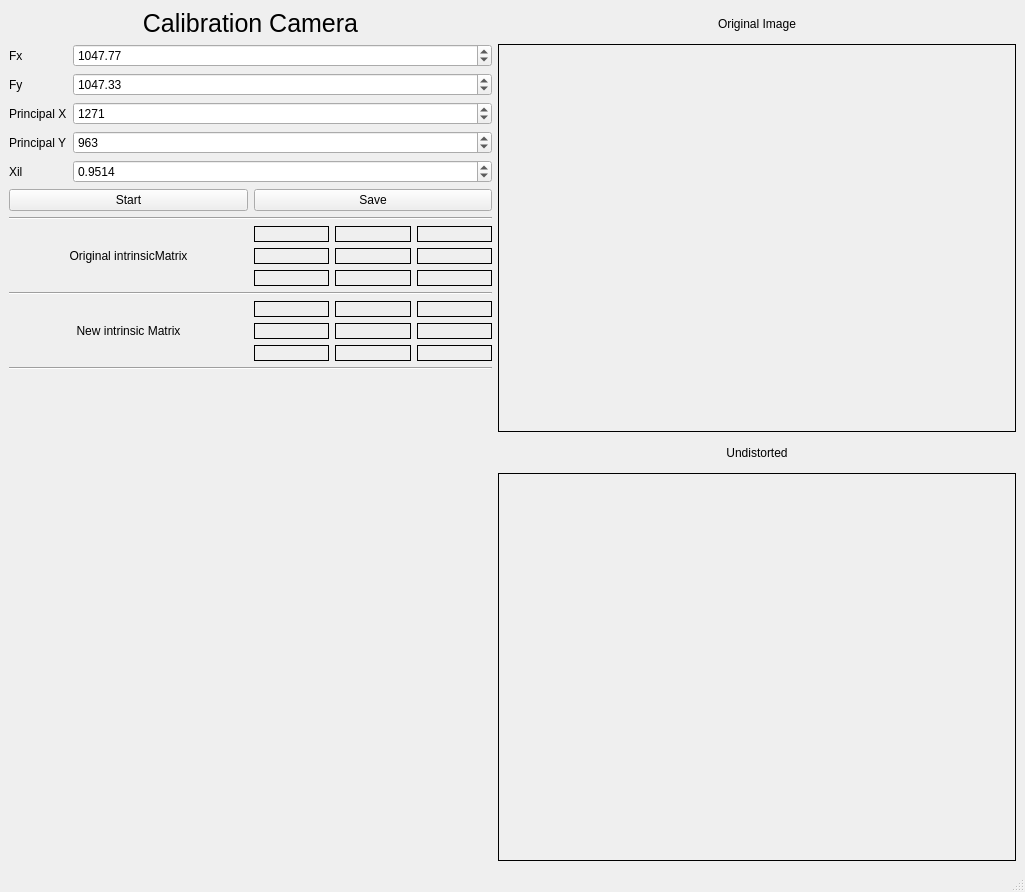
<?xml version="1.0" encoding="UTF-8"?>
<ui version="4.0">
 <class>MainWindow</class>
 <widget class="QMainWindow" name="MainWindow">
  <property name="geometry">
   <rect>
    <x>0</x>
    <y>0</y>
    <width>1025</width>
    <height>892</height>
   </rect>
  </property>
  <property name="maximumSize">
   <size>
    <width>1025</width>
    <height>16777215</height>
   </size>
  </property>
  <property name="windowTitle">
   <string>MainWindow</string>
  </property>
  <widget class="QWidget" name="centralwidget">
   <layout class="QHBoxLayout" name="horizontalLayout_2">
    <item>
     <layout class="QVBoxLayout" name="verticalLayout_2">
      <item>
       <widget class="QLabel" name="label_7">
        <property name="font">
         <font>
          <pointsize>19</pointsize>
         </font>
        </property>
        <property name="text">
         <string>Calibration Camera</string>
        </property>
        <property name="alignment">
         <set>Qt::AlignCenter</set>
        </property>
       </widget>
      </item>
      <item>
       <layout class="QFormLayout" name="formLayout_2">
        <item row="0" column="0">
         <widget class="QLabel" name="label_3">
          <property name="text">
           <string>Fx</string>
          </property>
         </widget>
        </item>
        <item row="1" column="0">
         <widget class="QLabel" name="label_4">
          <property name="text">
           <string>Fy</string>
          </property>
         </widget>
        </item>
        <item row="2" column="0">
         <widget class="QLabel" name="label_5">
          <property name="text">
           <string>Principal X</string>
          </property>
         </widget>
        </item>
        <item row="3" column="0">
         <widget class="QLabel" name="label_6">
          <property name="text">
           <string>Principal Y</string>
          </property>
         </widget>
        </item>
        <item row="3" column="1">
         <widget class="QSpinBox" name="spinBox_py">
          <property name="maximum">
           <number>200000</number>
          </property>
          <property name="value">
           <number>963</number>
          </property>
         </widget>
        </item>
        <item row="0" column="1">
         <widget class="QDoubleSpinBox" name="doubleSpinBox_fx">
          <property name="minimum">
           <double>-10000.000000000000000</double>
          </property>
          <property name="maximum">
           <double>10000.000000000000000</double>
          </property>
          <property name="value">
           <double>1047.769999999999982</double>
          </property>
         </widget>
        </item>
        <item row="1" column="1">
         <widget class="QDoubleSpinBox" name="doubleSpinBox_fy">
          <property name="minimum">
           <double>-10000.000000000000000</double>
          </property>
          <property name="maximum">
           <double>10000.000000000000000</double>
          </property>
          <property name="value">
           <double>1047.329999999999927</double>
          </property>
         </widget>
        </item>
        <item row="2" column="1">
         <widget class="QSpinBox" name="spinBox_px">
          <property name="minimum">
           <number>0</number>
          </property>
          <property name="maximum">
           <number>100000</number>
          </property>
          <property name="value">
           <number>1271</number>
          </property>
         </widget>
        </item>
        <item row="4" column="1">
         <widget class="QDoubleSpinBox" name="doubleSpinBox_xil">
          <property name="decimals">
           <number>4</number>
          </property>
          <property name="minimum">
           <double>-99.989999999999995</double>
          </property>
          <property name="value">
           <double>0.951400000000000</double>
          </property>
         </widget>
        </item>
        <item row="4" column="0">
         <widget class="QLabel" name="label_13">
          <property name="text">
           <string>Xil</string>
          </property>
         </widget>
        </item>
       </layout>
      </item>
      <item>
       <layout class="QHBoxLayout" name="horizontalLayout">
        <item>
         <widget class="QPushButton" name="btn_start">
          <property name="text">
           <string>Start</string>
          </property>
         </widget>
        </item>
        <item>
         <widget class="QPushButton" name="btn_save">
          <property name="text">
           <string>Save</string>
          </property>
         </widget>
        </item>
       </layout>
      </item>
      <item>
       <layout class="QGridLayout" name="gridLayout"/>
      </item>
      <item>
       <layout class="QVBoxLayout" name="verticalLayout_4">
        <item>
         <widget class="Line" name="line_4">
          <property name="orientation">
           <enum>Qt::Horizontal</enum>
          </property>
         </widget>
        </item>
        <item>
         <layout class="QHBoxLayout" name="horizontalLayout_5">
          <item>
           <widget class="QLabel" name="label_11">
            <property name="text">
             <string>Original intrinsicMatrix</string>
            </property>
            <property name="alignment">
             <set>Qt::AlignCenter</set>
            </property>
           </widget>
          </item>
          <item>
           <layout class="QGridLayout" name="gridLayout_5">
            <item row="1" column="1">
             <widget class="QLabel" name="label_fy_3">
              <property name="maximumSize">
               <size>
                <width>16777215</width>
                <height>16777215</height>
               </size>
              </property>
              <property name="frameShape">
               <enum>QFrame::Panel</enum>
              </property>
              <property name="text">
               <string/>
              </property>
             </widget>
            </item>
            <item row="1" column="0">
             <widget class="QLabel" name="label_27">
              <property name="maximumSize">
               <size>
                <width>16777215</width>
                <height>16777215</height>
               </size>
              </property>
              <property name="frameShape">
               <enum>QFrame::Panel</enum>
              </property>
              <property name="text">
               <string/>
              </property>
             </widget>
            </item>
            <item row="0" column="2">
             <widget class="QLabel" name="label_o_px_3">
              <property name="frameShape">
               <enum>QFrame::Panel</enum>
              </property>
              <property name="text">
               <string/>
              </property>
             </widget>
            </item>
            <item row="0" column="1">
             <widget class="QLabel" name="label_9">
              <property name="frameShape">
               <enum>QFrame::Panel</enum>
              </property>
              <property name="text">
               <string/>
              </property>
             </widget>
            </item>
            <item row="2" column="0">
             <widget class="QLabel" name="label_32">
              <property name="frameShape">
               <enum>QFrame::Panel</enum>
              </property>
              <property name="text">
               <string/>
              </property>
             </widget>
            </item>
            <item row="2" column="1">
             <widget class="QLabel" name="label_28">
              <property name="frameShape">
               <enum>QFrame::Panel</enum>
              </property>
              <property name="text">
               <string/>
              </property>
             </widget>
            </item>
            <item row="1" column="2">
             <widget class="QLabel" name="label_py_3">
              <property name="maximumSize">
               <size>
                <width>16777215</width>
                <height>16777215</height>
               </size>
              </property>
              <property name="frameShape">
               <enum>QFrame::Panel</enum>
              </property>
              <property name="text">
               <string/>
              </property>
             </widget>
            </item>
            <item row="2" column="2">
             <widget class="QLabel" name="label_29">
              <property name="frameShape">
               <enum>QFrame::Panel</enum>
              </property>
              <property name="text">
               <string/>
              </property>
             </widget>
            </item>
            <item row="0" column="0">
             <widget class="QLabel" name="label_o_fx_3">
              <property name="frameShape">
               <enum>QFrame::Panel</enum>
              </property>
              <property name="text">
               <string/>
              </property>
             </widget>
            </item>
           </layout>
          </item>
         </layout>
        </item>
        <item>
         <widget class="Line" name="line_5">
          <property name="orientation">
           <enum>Qt::Horizontal</enum>
          </property>
         </widget>
        </item>
        <item>
         <layout class="QHBoxLayout" name="horizontalLayout_6">
          <item>
           <widget class="QLabel" name="label_33">
            <property name="text">
             <string>New intrinsic Matrix</string>
            </property>
            <property name="alignment">
             <set>Qt::AlignCenter</set>
            </property>
           </widget>
          </item>
          <item>
           <layout class="QGridLayout" name="gridLayout_6">
            <item row="0" column="2">
             <widget class="QLabel" name="label_o_px_4">
              <property name="frameShape">
               <enum>QFrame::Panel</enum>
              </property>
              <property name="text">
               <string/>
              </property>
             </widget>
            </item>
            <item row="0" column="0">
             <widget class="QLabel" name="label_o_fx_4">
              <property name="frameShape">
               <enum>QFrame::Panel</enum>
              </property>
              <property name="text">
               <string/>
              </property>
             </widget>
            </item>
            <item row="1" column="2">
             <widget class="QLabel" name="label_py_4">
              <property name="maximumSize">
               <size>
                <width>16777215</width>
                <height>16777215</height>
               </size>
              </property>
              <property name="frameShape">
               <enum>QFrame::Panel</enum>
              </property>
              <property name="text">
               <string/>
              </property>
             </widget>
            </item>
            <item row="1" column="0">
             <widget class="QLabel" name="label_34">
              <property name="maximumSize">
               <size>
                <width>16777215</width>
                <height>16777215</height>
               </size>
              </property>
              <property name="frameShape">
               <enum>QFrame::Panel</enum>
              </property>
              <property name="text">
               <string/>
              </property>
             </widget>
            </item>
            <item row="1" column="1">
             <widget class="QLabel" name="label_fy_4">
              <property name="maximumSize">
               <size>
                <width>16777215</width>
                <height>16777215</height>
               </size>
              </property>
              <property name="frameShape">
               <enum>QFrame::Panel</enum>
              </property>
              <property name="text">
               <string/>
              </property>
             </widget>
            </item>
            <item row="0" column="1">
             <widget class="QLabel" name="label_12">
              <property name="frameShape">
               <enum>QFrame::Panel</enum>
              </property>
              <property name="text">
               <string/>
              </property>
             </widget>
            </item>
            <item row="2" column="0">
             <widget class="QLabel" name="label_35">
              <property name="frameShape">
               <enum>QFrame::Panel</enum>
              </property>
              <property name="text">
               <string/>
              </property>
             </widget>
            </item>
            <item row="2" column="1">
             <widget class="QLabel" name="label_36">
              <property name="frameShape">
               <enum>QFrame::Panel</enum>
              </property>
              <property name="text">
               <string/>
              </property>
             </widget>
            </item>
            <item row="2" column="2">
             <widget class="QLabel" name="label_37">
              <property name="frameShape">
               <enum>QFrame::Panel</enum>
              </property>
              <property name="text">
               <string/>
              </property>
             </widget>
            </item>
           </layout>
          </item>
         </layout>
        </item>
        <item>
         <widget class="Line" name="line_6">
          <property name="orientation">
           <enum>Qt::Horizontal</enum>
          </property>
         </widget>
        </item>
       </layout>
      </item>
      <item>
       <spacer name="verticalSpacer">
        <property name="orientation">
         <enum>Qt::Vertical</enum>
        </property>
        <property name="sizeHint" stdset="0">
         <size>
          <width>20</width>
          <height>40</height>
         </size>
        </property>
       </spacer>
      </item>
     </layout>
    </item>
    <item>
     <layout class="QVBoxLayout" name="verticalLayout">
      <item>
       <widget class="QLabel" name="label">
        <property name="text">
         <string>Original Image</string>
        </property>
        <property name="alignment">
         <set>Qt::AlignCenter</set>
        </property>
       </widget>
      </item>
      <item>
       <widget class="QLabel" name="lbl_ori">
        <property name="minimumSize">
         <size>
          <width>518</width>
          <height>388</height>
         </size>
        </property>
        <property name="maximumSize">
         <size>
          <width>518</width>
          <height>388</height>
         </size>
        </property>
        <property name="frameShape">
         <enum>QFrame::Panel</enum>
        </property>
        <property name="text">
         <string/>
        </property>
       </widget>
      </item>
      <item>
       <widget class="QLabel" name="label_2">
        <property name="text">
         <string>Undistorted</string>
        </property>
        <property name="alignment">
         <set>Qt::AlignCenter</set>
        </property>
       </widget>
      </item>
      <item>
       <widget class="QLabel" name="lbl_result">
        <property name="minimumSize">
         <size>
          <width>518</width>
          <height>388</height>
         </size>
        </property>
        <property name="maximumSize">
         <size>
          <width>518</width>
          <height>388</height>
         </size>
        </property>
        <property name="frameShape">
         <enum>QFrame::Panel</enum>
        </property>
        <property name="text">
         <string/>
        </property>
       </widget>
      </item>
     </layout>
    </item>
   </layout>
  </widget>
  <widget class="QMenuBar" name="menubar">
   <property name="geometry">
    <rect>
     <x>0</x>
     <y>0</y>
     <width>1025</width>
     <height>22</height>
    </rect>
   </property>
  </widget>
  <widget class="QStatusBar" name="statusbar"/>
 </widget>
 <resources/>
 <connections/>
</ui>
